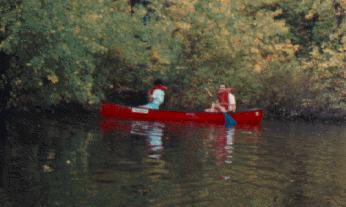
#> input picture przyklad3.tiff, 346 x 207 px
$ python tiff2.py
#> lines starting #> are read from the running program, lines starting #| are printed output that depends on the picture
import math
import random
import numpy as np
import tifffile as tiff
from PIL import Image
from skimage import io

encrypt_data_tiff_black_white = []

def encrypt_rsa_black_white(plaintext, public_key):
    n, e = public_key
    ciphertext = [pow(byte, e, n) for byte in plaintext]
    return ciphertext

def decrypt_rsa_black_white(ciphertext, private_key):
    n, d = private_key
    decrypted_data = []
    for byte in ciphertext:
        decrypted_byte = pow(byte, d, n)
        decrypted_data.append(decrypted_byte)
    return decrypted_data

def encrypt_rsa_color(file_path, public_key):
#> called with file_path = 'przyklad3.tiff', public_key = (13696369, 9392117)
    n, e = public_key
    image = Image.open(file_path).convert("RGB")
#> image is the input picture: PIL image 346x207 RGB; mean R, G, B 76.2, 70.4, 55.8
    image_array = np.array(image)
    height, width, _ = image_array.shape
#> height = 207; width = 346
    global encrypted_image_color_array
    encrypted_image_color_array = []

    for y in range(height):
        row = []
        for x in range(width):
            r, g, b = image_array[y, x]
            temp = [int(r), int(g), int(b)]
            ciphertext = [pow(byte, e, n) for byte in temp]
            row.append((ciphertext[0], ciphertext[1], ciphertext[2]))
            image_array[y, x] = ciphertext
        encrypted_image_color_array.append(row)
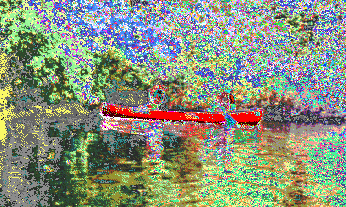
#> image_array: shape (207, 346, 3); mean R, G, B 137.7, 146.5, 124.5
#> after the loop, encrypted_image_color_array = 207 items

    encrypted_image = Image.fromarray(image_array)

    encrypted_image.save("encrypted_image_color.tiff")

    return ciphertext

def decrypt_rsa_color(file_path, private_key):
#> called with file_path = 'encrypted_image_color.tiff', private_key = (13696369, 12762493)
    n, d = private_key
    decrypted_data = []
    image = Image.open(file_path).convert("RGB")
    image_array = np.array(image)
    height, width, _ = image_array.shape
#> height = 207; width = 346

    for y in range(height):
        for x in range(width):
            r, g, b = encrypted_image_color_array[y][x]
            temp = [int(r), int(g), int(b)]
            ciphertext = [pow(byte, d, n) for byte in temp]
            image_array[y, x] = ciphertext

    decrypted_image = Image.fromarray(image_array)

    decrypted_image.save("decrypted_image_color.tiff")

    return decrypted_data

def encrypt_tiff(file_path, public_key):
#> called with file_path = 'przyklad3.tiff', public_key = (13696369, 9392117)
    data = io.imread(file_path).astype(np.uint16)
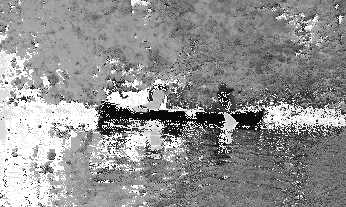
#> data: shape (207, 346) uint16; min 7, max 255, mean 145.5
    tiff.imwrite('black_white.tiff', np.array(data, dtype=np.uint8))
    encrypted_data = encrypt_rsa_black_white(data.flatten().tolist(), public_key)
#> in encrypt_rsa_black_white, `ciphertext = [pow(byte, e, n) for byte in plaintext]`: ciphertext = 71622 items
#> encrypted_data = 71622 items

    global encrypt_data_tiff_black_white
    encrypt_data_tiff_black_white = encrypted_data.copy()
#> encrypt_data_tiff_black_white = 71622 items

    encrypted_array = np.array(encrypted_data, dtype=np.uint16).reshape(data.shape)
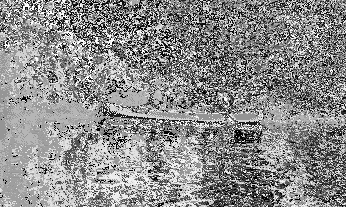
#> encrypted_array: shape (207, 346) uint16; min 280, max 65173, mean 35973.2; drawn with min black and max white

    encrypted_file_path = file_path.replace('.tiff', '_encrypted.tiff')
    tiff.imwrite(encrypted_file_path, encrypted_array)

    print("Plik TIFF został zaszyfrowany i zapisany jako:", encrypted_file_path)

def decrypt_tiff(file_path, private_key):
#> called with file_path = 'przyklad3_encrypted.tiff', private_key = (13696369, 12762493)
    encrypted_data = tiff.imread(file_path).astype(np.uint16)

    decrypted_data = decrypt_rsa_black_white(encrypt_data_tiff_black_white, private_key)
#> the loop in decrypt_rsa_black_white, `for byte in ciphertext:` made 71622 passes
#> (byte, decrypted_byte) on passes 1 to 3: (13386716, 156), (13386716, 156), (13386716, 156)
#> decrypted_data = 71622 items

    decrypted_array = np.array(decrypted_data, dtype=np.uint8).reshape(encrypted_data.shape)

    decrypted_file_path = file_path.replace('_encrypted.tiff', '_decrypted.tiff')
    tiff.imwrite(decrypted_file_path, decrypted_array)

    print("Plik TIFF został odszyfrowany i zapisany jako:", decrypted_file_path)

def generate_rsa_keys():
    def generate_prime_number():
        def is_prime(n):
            if n <= 1:
                return False
            for i in range(2, int(math.sqrt(n)) + 1):
                if n % i == 0:
                    return False
            return True

        prime = random.randint(2**10, 2**12)
        while not is_prime(prime):
            prime = random.randint(2**10, 2**12)
        return prime

    p = generate_prime_number()
    q = generate_prime_number()
    while p == q:
        q = generate_prime_number()

    n = p * q
    phi = (p - 1) * (q - 1)

    def odwr_mod(a, n):
        a0, n0, p0, p1, q, r, t = 0, 0, 0, 1, 0, 0, 0
        p0 = 0
        p1 = 1
        a0 = a
        n0 = n
        q = n0 // a0
        r = n0 % a0

        while r > 0:
            t = p0 - q * p1
            if t >= 0:
                t = t % n
            else:
                t = n - ((-t) % n)
            p0 = p1
            p1 = t
            n0 = a0
            a0 = r
            q = n0 // a0
            r = n0 % a0

        return p1

    # Obliczenie liczby d za pomocą rozszerzonego algorytmu Euklidesa
    def extended_euclidean(a, b):
        if b == 0:
            return a, 1, 0
        d, x, y = extended_euclidean(b, a % b)
        return d, y, x - (a // b) * y

    e = random.randint(2, phi - 1)
    while math.gcd(e, phi) != 1:
        e = random.randint(2, phi - 1)
    d = odwr_mod(e, phi)

    public_key = (n, e)
    private_key = (n, d)
    return public_key, private_key


public_key, private_key = generate_rsa_keys()
encrypt_rsa_color("przyklad3.tiff", public_key)
decrypt_rsa_color("encrypted_image_color.tiff", private_key)
encrypt_tiff('przyklad3.tiff', public_key)
decrypt_tiff('przyklad3_encrypted.tiff', private_key)
